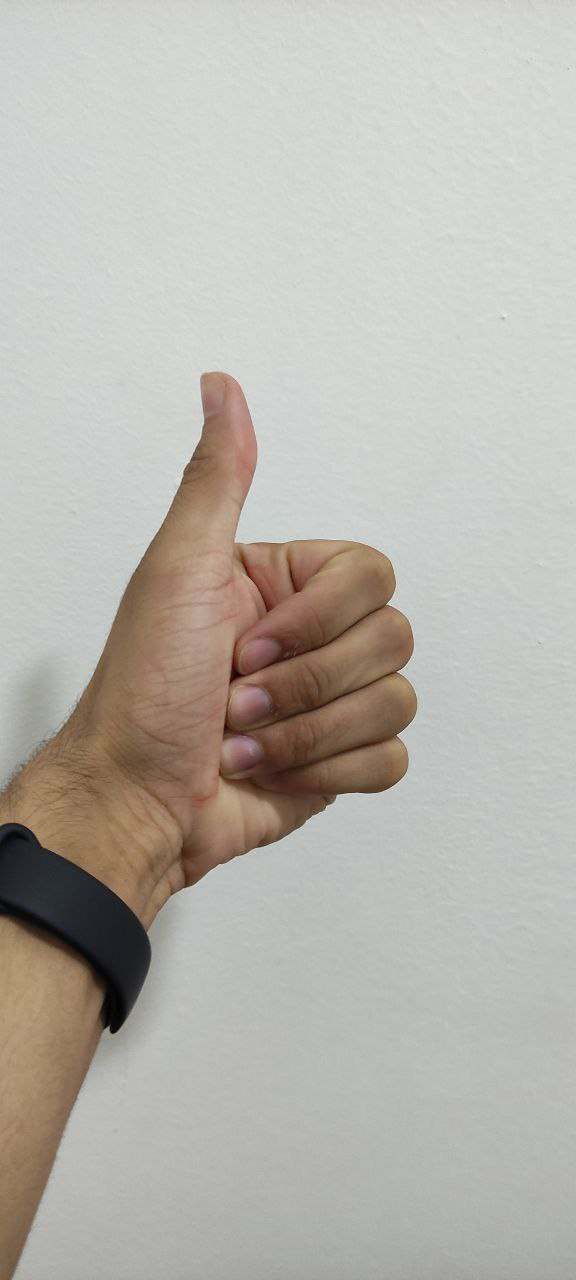
#> input picture imagens/cool.jpg, 576 x 1280 px, given in place of the camera
$ python operacoes_algebricas.py
#> lines starting #> are read from the running program, lines starting #| are printed output that depends on the picture; after the words box and inside, x2 and y2 are one past the last pixel; in counts of white or black regions, pixels touching at a corner belong together
import cv2
import numpy as np
import math
cap = cv2.VideoCapture(0)
from time import time
import datetime
from statistics import mode
print("started")

ultimo = 0
identificados = []

# Ler opção
retorno = 0
def identificar_numero(mensagem, operacao):
#> called with mensagem = 'Informe o operando 1', operacao = ''
    global ultimo  # Indica que a variável `ultimo` é global

    tempo_leitura = datetime.timedelta(seconds=10)
    start = time
    start_time = datetime.datetime.now()
    font = cv2.FONT_HERSHEY_SIMPLEX

    while (datetime.datetime.now() - start_time) < tempo_leitura:

        try:
            ret, frame = cap.read()
#> frame is the input picture: shape (1280, 576, 3); mean B, G, R 173.8, 180.2, 184.4
            frame=cv2.flip(frame,1)
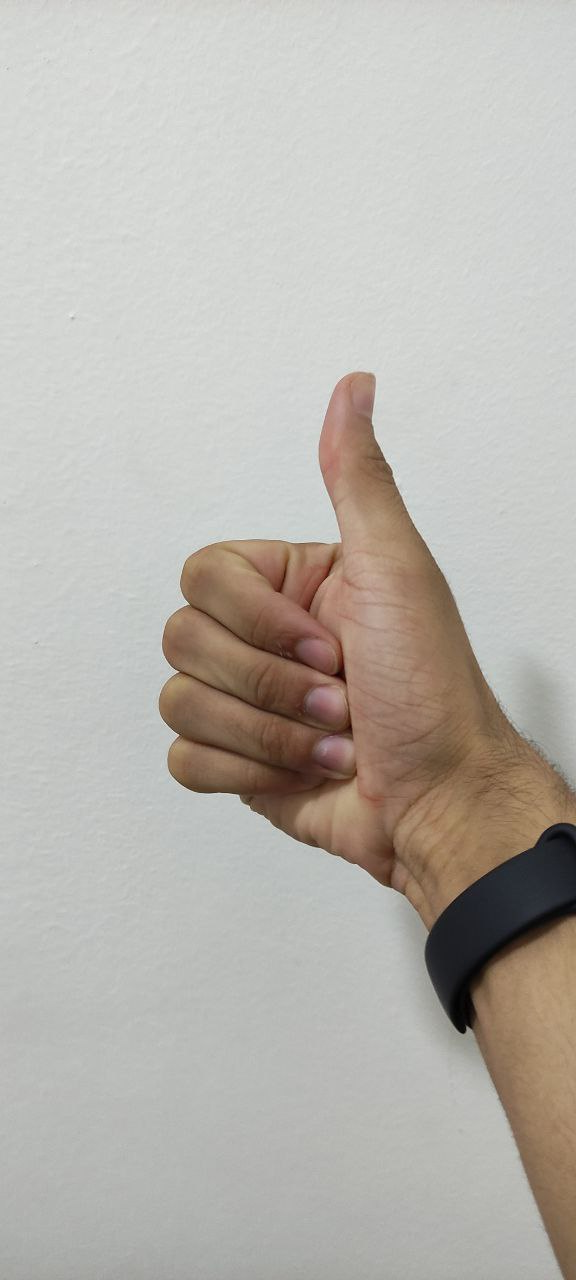
#> frame: shape (1280, 576, 3); mean B, G, R 173.8, 180.2, 184.4
            cv2.putText(frame, mensagem,(0,50), font, 1, (255,0,0), 3, cv2.LINE_AA)
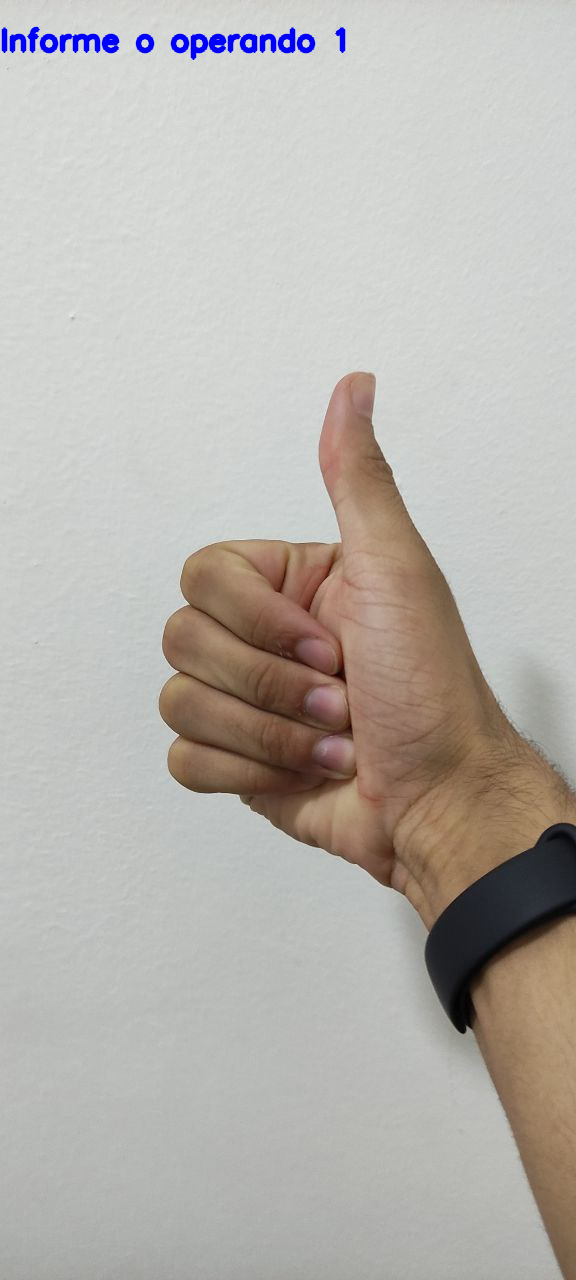
#> frame: shape (1280, 576, 3); 0.64% of pixels changed, all inside (x1, y1, x2, y2) = (1, 26, 346, 60)
            cv2.putText(frame, operacao,(0,150), font, 1, (255,0,0), 3, cv2.LINE_AA)
            kernel = np.ones((3,3),np.uint8)

            # Definir região da mão
            roi=frame[100:300, 100:300]
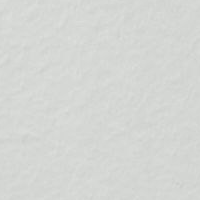
#> roi: shape (200, 200, 3); mean B, G, R 211.7, 214.7, 212.7


            cv2.rectangle(frame,(100,100),(300,300),(0,255,0),0)
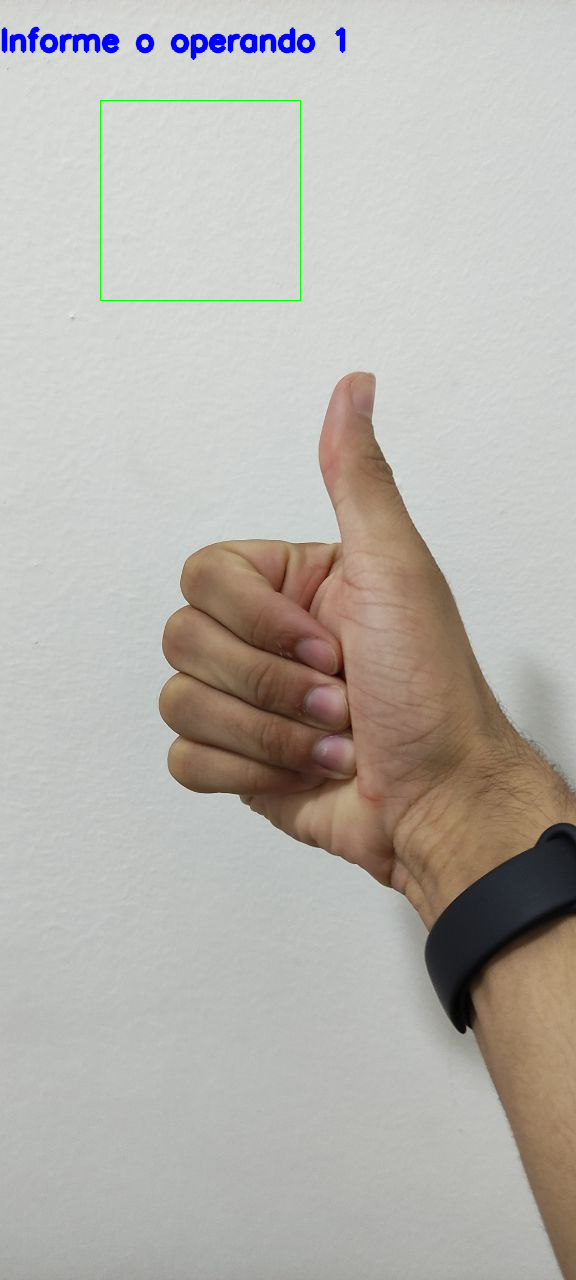
#> frame: shape (1280, 576, 3); 0.11% of pixels changed, all inside (x1, y1, x2, y2) = (100, 100, 301, 301)
            hsv = cv2.cvtColor(roi, cv2.COLOR_BGR2HSV)
#> hsv: shape (200, 200, 3); mean H, S, V 50.1, 6.5, 215.1
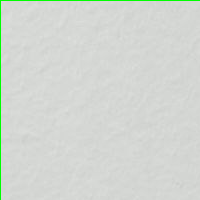
#> roi: shape (200, 200, 3); 1% of pixels changed, all inside (x1, y1, x2, y2) = (0, 0, 200, 200)

        # HSV da cor de pele
            lower_skin = np.array([0,20,70], dtype=np.uint8)
            upper_skin = np.array([20,255,255], dtype=np.uint8)

        # segmentação pela cor de pele
            mask = cv2.inRange(hsv, lower_skin, upper_skin)
#> mask: shape (200, 200); every value is 0

        # extrapolar a mão para preencher as sombras dentro dela
            mask = cv2.dilate(mask,kernel,iterations = 4)

        # blur
            mask = cv2.GaussianBlur(mask,(9,9),100)

        # contornos
            contours,hierarchy= cv2.findContours(mask,cv2.RETR_TREE,cv2.CHAIN_APPROX_SIMPLE)
#> contours = []

            #aproximação dos contornos
            cnt = max(contours, key = lambda x: cv2.contourArea(x))
            epsilon = 0.0005*cv2.arcLength(cnt,True)
            approx= cv2.approxPolyDP(cnt,epsilon,True)


        # convex hull da mão
            hull = cv2.convexHull(cnt)

        # obter area do hull e area do contorno da mão
            areahull = cv2.contourArea(hull)
            areacnt = cv2.contourArea(cnt)

        # proporção de area "sobrando" no convex hull (diferença do convex hull e contorno da mão)
            arearatio=((areahull-areacnt)/areacnt)*100

        # "defects" do convex hull são regiões do convex hull que
        # não fazem parte do contorno da mao, a diferença dos dois contornos.
            hull = cv2.convexHull(approx, returnPoints=False)
            defects = cv2.convexityDefects(approx, hull)

        # numero de dedos
            l=0

        # encontrando o numero de defects entre os dedos do contorno
            for i in range(defects.shape[0]):
                s,e,f,d = defects[i,0]
                start = tuple(approx[s][0])
                end = tuple(approx[e][0])
                far = tuple(approx[f][0])
                pt= (100,180)


                # encontrando a dimensão de todos os lados do triângulo entre os dedos (defect)
                a = math.sqrt((end[0] - start[0])**2 + (end[1] - start[1])**2)
                b = math.sqrt((far[0] - start[0])**2 + (far[1] - start[1])**2)
                c = math.sqrt((end[0] - far[0])**2 + (end[1] - far[1])**2)
                s = (a+b+c)/2
                ar = math.sqrt(s*(s-a)*(s-b)*(s-c))

                # distancia entre ponto e convex hull
                d=(2*ar)/a

                # a regra dos cossenos será usada para descobrir o angulo entre os defects
                # Quando o defect tiver angulo menor que 90° significa que é um angulo entre os dedos
                # isso permite contar quantos dedos estão na imagem.
                angle = math.acos((b**2 + c**2 - a**2)/(2*b*c)) * 57


                # ignorar ruidos e angulos menores que 90°
                if angle <= 90 and d>30:
                    l += 1
                    cv2.circle(roi, far, 3, [0,0,255], -1)

                # desenhar convex hull
                cv2.line(roi,start, end, [0,255,0], 2)


            l+=1

            # Identificando os gestos correspondentes a quantidade de "dedos"
            if l==1:
                if areacnt<2000:
                    cv2.putText(frame,'Coloque a mao na caixa',(0,300), font, 1, (255,0,0), 3, cv2.LINE_AA)
                else:
                    cv2.putText(frame,'1',(0,100), font, 1, (255,0,0), 3, cv2.LINE_AA)
                    identificados.append(1)


            elif l==2:
                if arearatio<40:
                    cv2.putText(frame,'2',(0,100), font, 1, (255,0,0), 3, cv2.LINE_AA)
                    identificados.append(2)

            elif l==3:
                if arearatio<27:
                        cv2.putText(frame,'3',(0,100), font, 1, (255,0,0), 3, cv2.LINE_AA)
                        identificados.append(3)

            elif l==4:
                cv2.putText(frame,'4',(0,100), font, 1, (255,0,0), 3, cv2.LINE_AA)
                identificados.append(4)

            elif l==5:
                cv2.putText(frame,'5',(0,100), font, 1, (255,0,0), 3, cv2.LINE_AA)
                identificados.append(5)

            else :
                cv2.putText(frame,'reposicione',(10,50), font, 2, (255,0,0), 3, cv2.LINE_AA)

            # Mostrar nas janelas
            cv2.imshow('mask',mask)
            cv2.imshow('frame',frame)
        except:
            pass


        k = cv2.waitKey(5) & 0xFF
#> (key Esc is pressed here)
        if k == 27:
            break

expressao = ""
identificar_numero("Informe o operando 1", expressao)
if(len(identificados) > 0):
    op_1 =  mode(identificados)
    print("Operando 1: " + str(op_1))
    identificados = []
    expressao = str(op_1)
    identificar_numero("Informe a operacao", expressao)
    if(len(identificados)>0):
        operacao = mode(identificados)
        if(operacao == 1):
            expressao += " + "
        elif(operacao == 2):
                expressao += " - "
        elif(operacao == 3):
            expressao += " * "
        elif(operacao == 4):
            expressao += " / "
        identificados = []
        identificar_numero("Informe o operando 2", expressao)
        if(len(identificados)>0):
            op_2 =  mode(identificados)
            print("Operando 2: " + str(op_2))
            resultado = 0
            if(operacao == 1):
                resultado = op_1 + op_2
            elif(operacao == 2):
                resultado = op_1 - op_2
            elif(operacao == 3):
                resultado = op_1 * op_2
            elif(operacao == 4):
                resultado = op_1 / op_2
            expressao = expressao + str(op_2) + " = " + str(resultado)
            identificar_numero("Resultado", expressao)
            print(expressao)
        else:
            print("Nenhum número identificado")
else:
    print("Nenhum número identificado")


cv2.destroyAllWindows()
cap.release()

$ run again, on imagens/dois.jpg
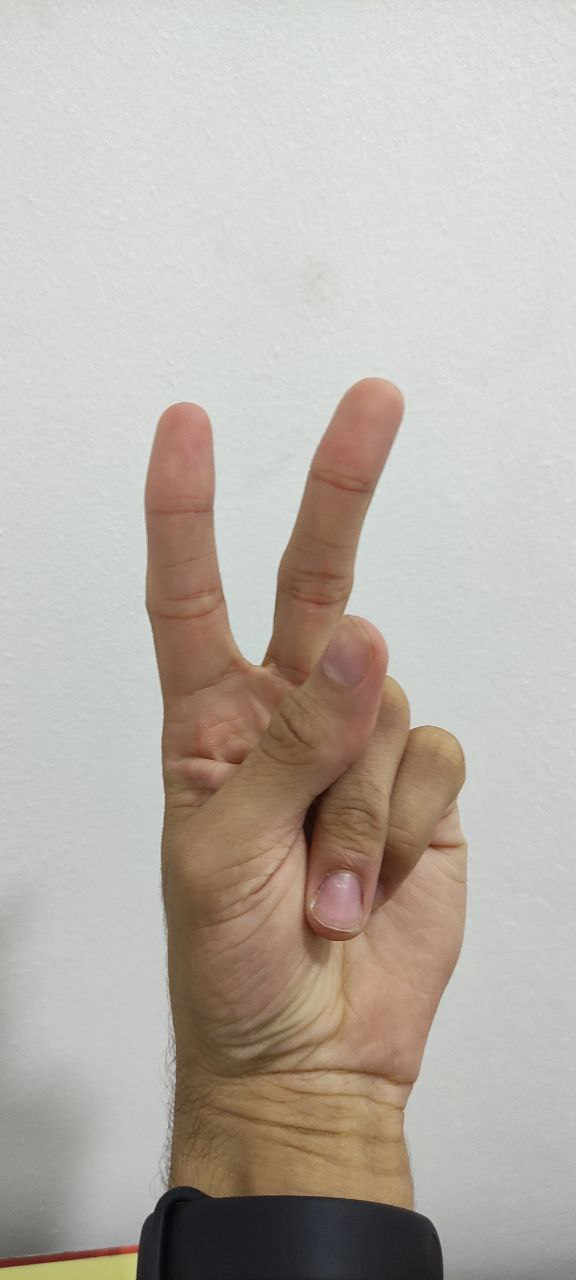
#> input picture imagens/dois.jpg, 576 x 1280 px, given in place of the camera
#> in identificar_numero, frame is the input picture: shape (1280, 576, 3); mean B, G, R 169.9, 178.1, 185
#> in identificar_numero, `cv2.putText(frame, mensagem,(0,50), font, 1, (255,0,0), 3, cv2.LINE_AA)`:
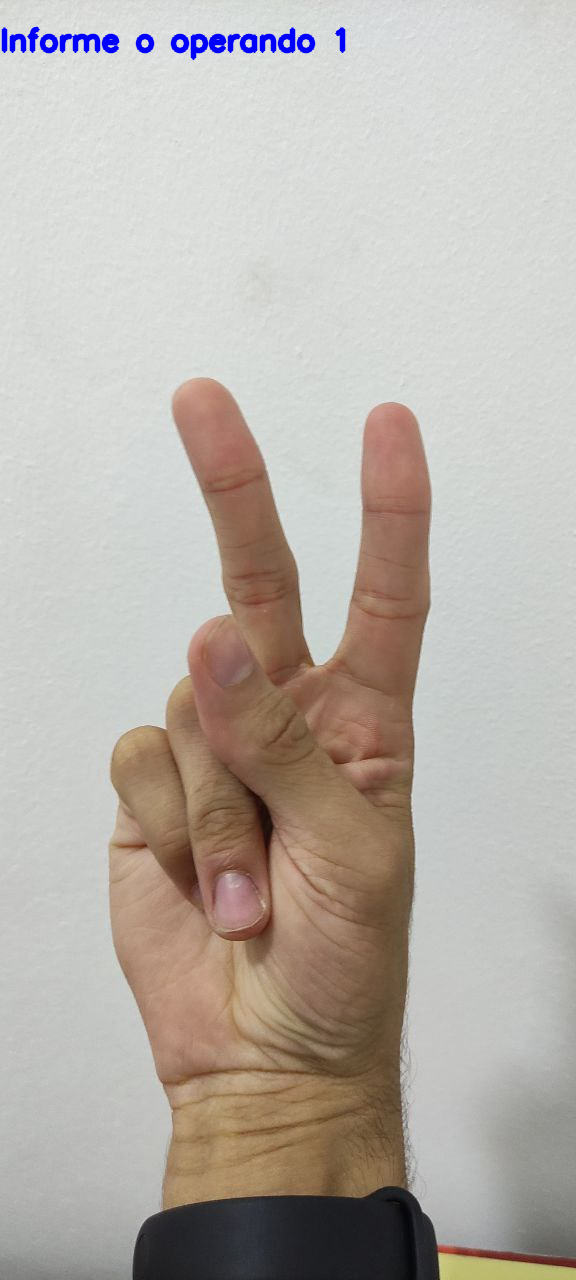
#> frame: shape (1280, 576, 3); mean B, G, R 170.1, 177, 183.9
#> in identificar_numero, `cv2.rectangle(frame,(100,100),(300,300),(0,255,0),0)`:
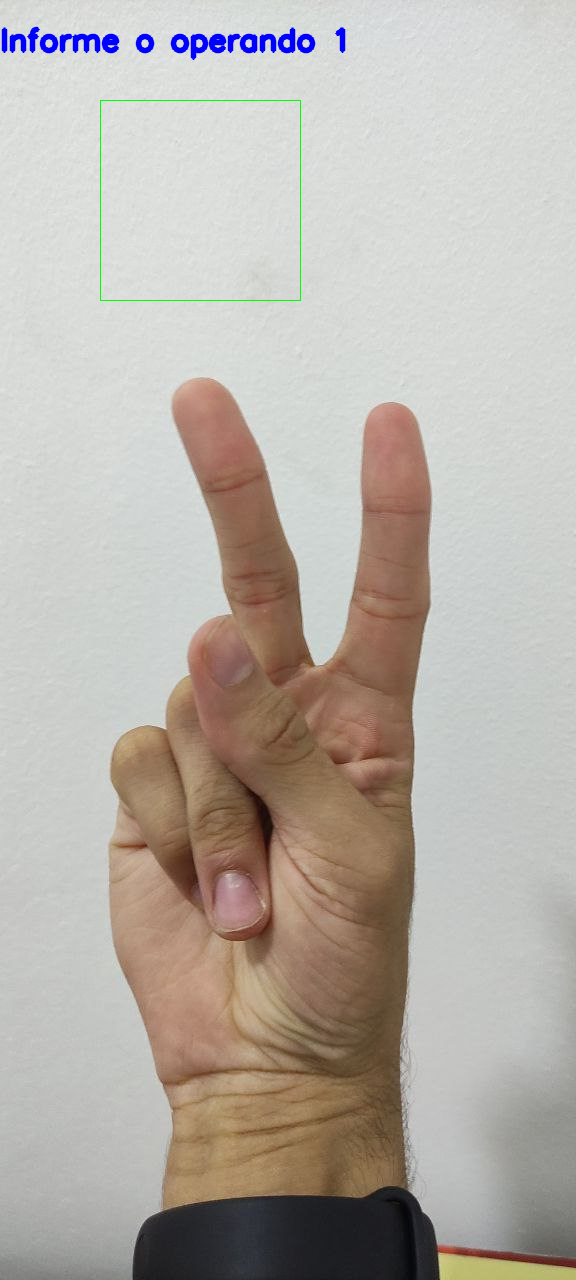
#> frame: shape (1280, 576, 3); 0.11% of pixels changed, all inside (x1, y1, x2, y2) = (100, 100, 301, 301)
#> hsv: shape (200, 200, 3); mean H, S, V 50.2, 5.7, 221.4
#> mask: shape (200, 200); every value is 0
#> contours = []

$ run again, on imagens/trois.jpg
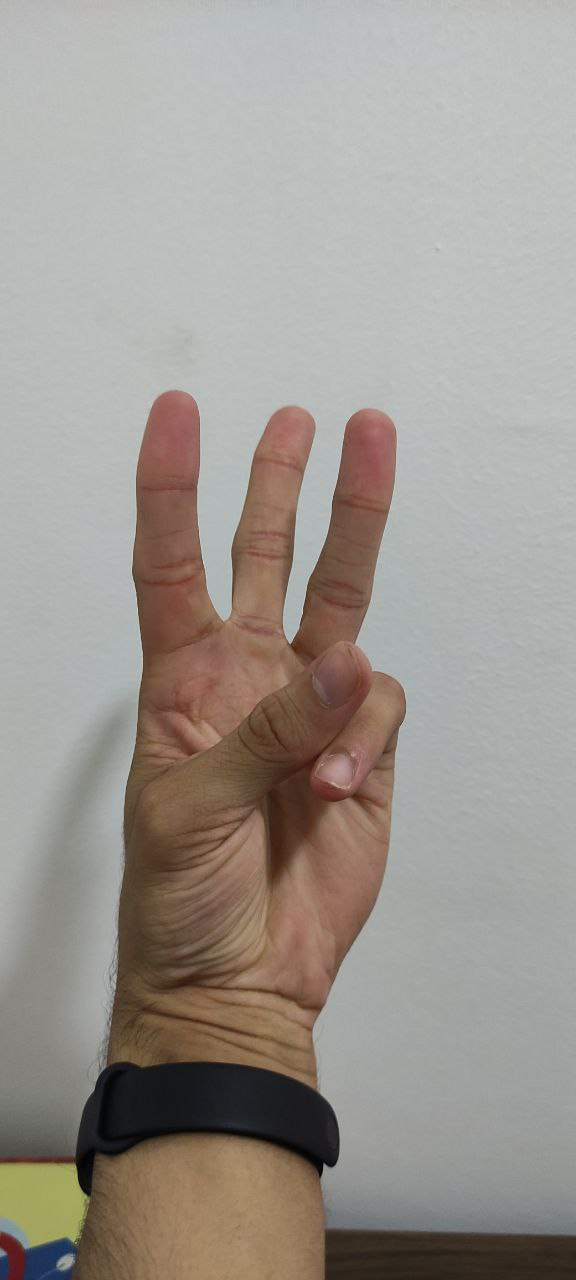
#> input picture imagens/trois.jpg, 576 x 1280 px, given in place of the camera
#> in identificar_numero, frame is the input picture: shape (1280, 576, 3); mean B, G, R 144.9, 151.3, 157.5
#> in identificar_numero, `cv2.rectangle(frame,(100,100),(300,300),(0,255,0),0)`:
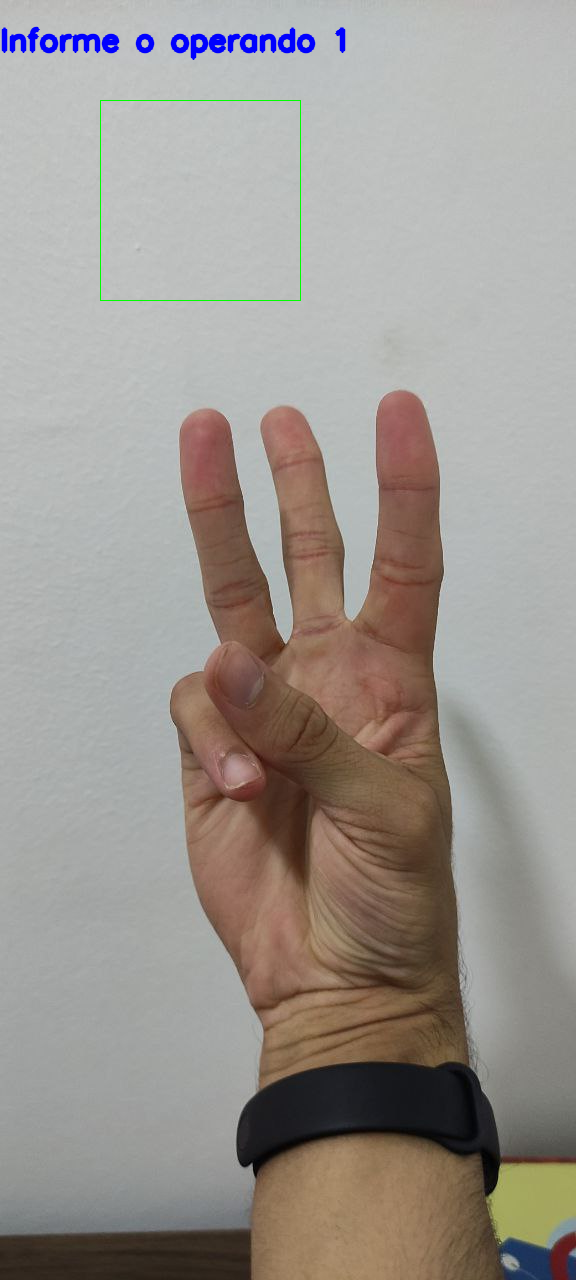
#> frame: shape (1280, 576, 3); mean B, G, R 145, 150.4, 156.4
#> hsv: shape (200, 200, 3); mean H, S, V 75.9, 5.8, 192.9
#> in identificar_numero, `hsv = cv2.cvtColor(roi, cv2.COLOR_BGR2HSV)`:
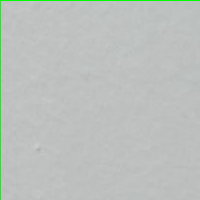
#> roi: shape (200, 200, 3); mean B, G, R 189.4, 192.9, 188.1
#> mask: shape (200, 200); every value is 0
#> contours = []
